Frame 1 (no input): blank canvas, image omitted
Frame 60 (no input): blank canvas, image omitted
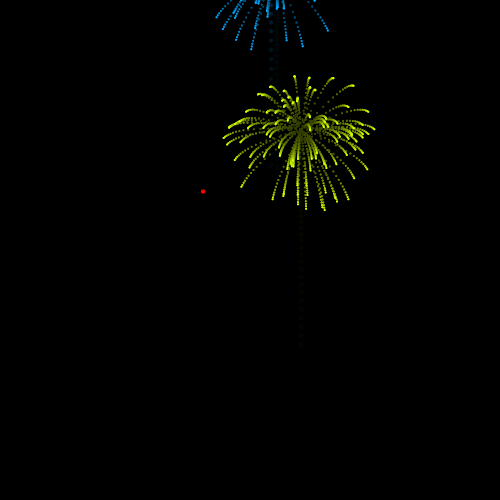
Frame 120 (the mouse pressed at the canvas centre since frame 60)

The p5.js sketch whose frames 1 and 60 were blank and that drew this single picture after the mouse press (run headless with seeded random() and noise() and a simulated clock; from frame 60 on, the mouse is pressed at the canvas centre):

// p5.js sketch
// ── sketch.js
let canvas;
let fireworks = [];
let gravity;

function setup(){
    canvas = createCanvas(500,500);
    gravity = createVector(0,0.2);
    colorMode(HSB);
    background(0);
}

function draw(){
    colorMode(RGB);
    background(0,0,0,25);
    colorMode(HSB);

    if(random(1) < 0.05){
        fireworks.push(new Firework(random(width),random(height/3 , height)));
    }
    for (let i = fireworks.length - 1; i >= 0; i--) {
        fireworks[i].run();

        if(fireworks[i].done()){
            fireworks.splice(i,1);
        }
    }

}
// ── Firework.js
class Firework{
    constructor(x,y){
        this.hu = random(255);
        this.firework = new Particle(x,y, this.hu, true);
        this.fireworks = [];
        this.exploded = false;
    }

    run(){
        this.update();
        this.draw();
    }

    update(){
        if(!this.exploded){
            this.firework.applyForce(gravity);
            this.firework.run();
            
            if(this.firework.vel.y >= 0){
                this.explode();
            }
        }
        
        for (let i = this.fireworks.length - 1; i >= 0 ; i--) {
            this.fireworks[i].applyForce(gravity);
            this.fireworks[i].run();

            if(this.fireworks[i].done()){
                this.fireworks.splice(i,1);
            }
        }
        
        
    }
    draw(){
        if(!this.exploded){
            this.firework.draw();
        }
        for (let i = 0; i < this.fireworks.length; i++) {
            this.fireworks[i].draw();
        }
    }

    done(){
        if(this.exploded && this.fireworks.length == 0){
            return true;
        } else{
            return false;
        }
    }

    explode(){
        this.exploded = true;
        let fireCount = random(40, 100);
        for (let i = 0; i < fireCount; i++) {
            let p = new Particle(this.firework.pos.x, this.firework.pos.y, this.hu, false);
            this.fireworks.push(p);
        }
    }


}
// ── Particle.js
class Particle{
    constructor(x,y, hu, firework){
        this.pos = createVector(x,y);
        this.firework = firework;
        this.lifespan = 255;
        this.hu = hu;

        if(this.firework){
            this.vel = createVector(0,random(-12, -8));
        } else{
            this.vel = p5.Vector.random2D();
            this.vel.mult(random(3, 15));
        }
        this.acc = createVector(0,0);
    }

    run(){
        this.update();
        this.draw();      
    }

    update(){
        if(!this.firework){
            this.vel.mult(0.85);
            this.lifespan -= 4;
        }

        this.vel.add(this.acc);
        this.pos.add(this.vel);
        this.acc.mult(0);

    }

    applyForce(force){
        this.acc.add(force);
    }

    done(){
        if(this.lifespan < 0){
            return true;
        }
        else {
            return false;
        }
    }
    draw(){
        stroke(this.hu,255,255, this.lifespan);
        if(!this.firework){
            strokeWeight(2);
        } else{
            strokeWeight(4);
        }
        point(this.pos.x, this.pos.y);
    }
}
